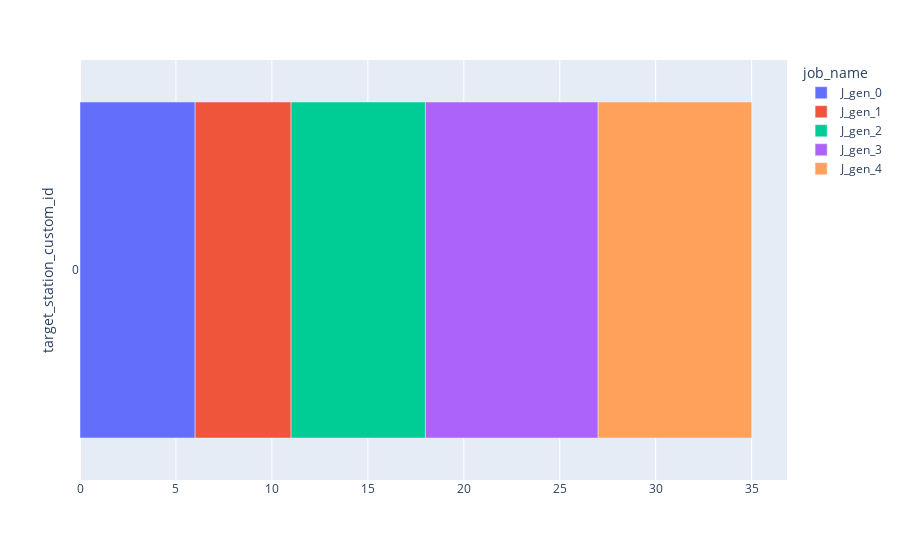

This figure's notebook cell:
### Code cell
fig = dispatcher.draw_gantt_chart(use_custom_proc_station_id=True, 
                                  sort_by_proc_station=True, 
                                  group_by_station_group=False)

### Figure 1 — Plotly figure (JSON) as saved in the notebook; plotly's stock layout.template omitted (floating-point values rounded to 4 significant figures)
{"data": [{"alignmentgroup": "True", "base": [0], "hovertemplate": "job_name=J_gen_0<br>entry_date=%{base}<br>exit_date=%{x}<br>target_station_custom_id=%{y}<extra></extra>", "legendgroup": "J_gen_0", "marker": {"color": "#636efa", "pattern": {"shape": ""}}, "name": "J_gen_0", "offsetgroup": "J_gen_0", "orientation": "h", "showlegend": true, "textposition": "auto", "type": "bar", "x": [6], "xaxis": "x", "y": [0], "yaxis": "y"}, {"alignmentgroup": "True", "base": [6], "hovertemplate": "job_name=J_gen_1<br>entry_date=%{base}<br>exit_date=%{x}<br>target_station_custom_id=%{y}<extra></extra>", "legendgroup": "J_gen_1", "marker": {"color": "#EF553B", "pattern": {"shape": ""}}, "name": "J_gen_1", "offsetgroup": "J_gen_1", "orientation": "h", "showlegend": true, "textposition": "auto", "type": "bar", "x": [5], "xaxis": "x", "y": [0], "yaxis": "y"}, {"alignmentgroup": "True", "base": [11], "hovertemplate": "job_name=J_gen_2<br>entry_date=%{base}<br>exit_date=%{x}<br>target_station_custom_id=%{y}<extra></extra>", "legendgroup": "J_gen_2", "marker": {"color": "#00cc96", "pattern": {"shape": ""}}, "name": "J_gen_2", "offsetgroup": "J_gen_2", "orientation": "h", "showlegend": true, "textposition": "auto", "type": "bar", "x": [7], "xaxis": "x", "y": [0], "yaxis": "y"}, {"alignmentgroup": "True", "base": [18], "hovertemplate": "job_name=J_gen_3<br>entry_date=%{base}<br>exit_date=%{x}<br>target_station_custom_id=%{y}<extra></extra>", "legendgroup": "J_gen_3", "marker": {"color": "#ab63fa", "pattern": {"shape": ""}}, "name": "J_gen_3", "offsetgroup": "J_gen_3", "orientation": "h", "showlegend": true, "textposition": "auto", "type": "bar", "x": [9], "xaxis": "x", "y": [0], "yaxis": "y"}, {"alignmentgroup": "True", "base": [27], "hovertemplate": "job_name=J_gen_4<br>entry_date=%{base}<br>exit_date=%{x}<br>target_station_custom_id=%{y}<extra></extra>", "legendgroup": "J_gen_4", "marker": {"color": "#FFA15A", "pattern": {"shape": ""}}, "name": "J_gen_4", "offsetgroup": "J_gen_4", "orientation": "h", "showlegend": true, "textposition": "auto", "type": "bar", "x": [8], "xaxis": "x", "y": [0], "yaxis": "y"}], "layout": {"barmode": "overlay", "legend": {"title": {"text": "job_name"}, "tracegroupgap": 0}, "margin": {"t": 60}, "xaxis": {"anchor": "y", "domain": [0, 1], "type": "linear"}, "yaxis": {"anchor": "x", "autorange": "reversed", "domain": [0, 1], "title": {"text": "target_station_custom_id"}, "type": "category"}}}
